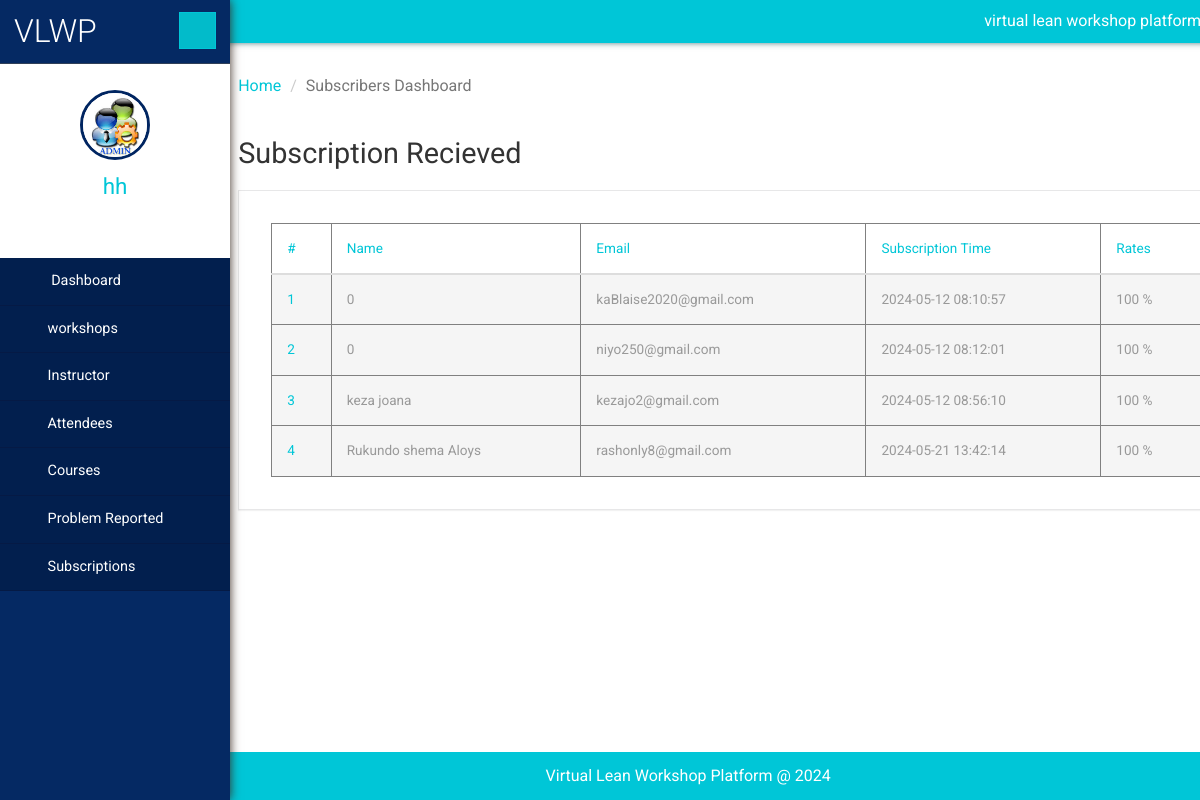
Page /admin/viewsubscriber.php (signed in) on the committed database.
### tables this page shows
CREATE TABLE `subscribe` (
  `id` int(11) NOT NULL,
  `name` varchar(50) DEFAULT NULL,
  `email` varchar(50) DEFAULT NULL,
  `password` varchar(20) DEFAULT NULL,
  `subscribe_at` timestamp NOT NULL DEFAULT current_timestamp() ON UPDATE current_timestamp()
);

CREATE TABLE `users` (
  `usr_id` int(11) NOT NULL,
  `email` varchar(100) NOT NULL,
  `userName` varchar(30) DEFAULT NULL,
  `password` varchar(255) DEFAULT NULL,
  `createdBy` varchar(30) NOT NULL,
  `created_at` timestamp NOT NULL DEFAULT current_timestamp(),
  `updated_at` timestamp NOT NULL DEFAULT current_timestamp() ON UPDATE current_timestamp()
);

### admin/viewsubscriber.php (the view, shortened to what this page needs)
<?php
include('includes/dbconnection.php');
    ?>
    <!DOCTYPE HTML>
    <html>
    <head>
        <link href="css/bootstrap.min.css" rel='stylesheet' type='text/css'/>
        <link href="css/style.css" rel='stylesheet' type='text/css'/>
        <link href="css/font-awesome.css" rel="stylesheet">
        <link rel="stylesheet" href="css/icon-font.min.css" type='text/css'/>
    </head>
    <body>
    <div class="page-container">
        <div class="left-content">
            <div class="inner-content">
                <?php include_once('includes/header.php'); ?>
                <div class="outter-wp">
                    <div class="sub-heard-part">
                        <ol class="breadcrumb m-b-0">
                            <li><a href="dashboard.php">Home</a></li>
                            <li class="active">Subscribers Dashboard</li>
                        </ol>
                    </div>
                    <div class="graph-visual tables-main">
                        <h3 class="inner-tittle two">Subscription Recieved </h3>
                        <div class="graph">
                            <div class="tables">
                                <table class="table" border="1">
                                    <thead>
                                    <tr>
                                        <th>#</th>
                                        <th> Name</th>
                                        <th>Email</th>
                                        <th>Subscription Time</th>
                                        <th>Rates</th>
                                    </tr>
                                    </thead>
                                    <tbody>
                                    <?php
                                    $sql = "SELECT * FROM subscribe";
                                    $result = $connection->query($sql);
                                    if ($result->num_rows > 0) {
                                        $cnt = 1;
                                        $cn=1; $cn= $cn*100;
                                        while ($row = $result->fetch_assoc()) {
                                            ?>
                                            <tr class="active">
                                                <th scope="row"><?php echo htmlentities(($cnt)); ?></th>
                                                <td><?php echo htmlentities($row['name']); ?></td>
                                                <td><?php echo htmlentities($row['email']); ?></td>
                                                <td><?php echo htmlentities($row['subscribe_at']); ?></td>
                                                <td> <?php echo htmlentities(($cn));?>&nbsp;%</td>
                                            </tr>
                                            <?php $cnt = $cnt + 1;
                                        }
                                    } else {
                                        echo "<tr><td colspan='7'>No records found</td></tr>";
                                    }
                                    ?>
                                    </tbody>
                                </table>
                            </div>
                        </div>
                    </div>
                </div>
                <?php include_once('includes/footer.php'); ?>
            </div>
        </div>
        <?php include_once('includes/sidebar.php'); ?>
    </div>
    </body>
    </html>

### admin/includes/sidebar.php (shortened to what this page needs)
<?php
include('includes/dbconnection.php');
    $user = $_SESSION['user'];
    $stmt = $connection->prepare("SELECT * FROM users WHERE usr_id = ?");
    $stmt->bind_param("s", $user);
    $stmt->execute();
    $result = $stmt->get_result();
    if ($result->num_rows > 0) {
        $row = $result->fetch_assoc();
    }else{
    header("index.php");
    }
?>
 <div class="sidebar-menu">
    <header class="logo">
        <a href="#" class="sidebar-icon"> <span class="fa fa-bars"></span> </a> <a href="dashboard.php"> <span id="logo"> <h1>VLWP</h1></span>
        </a>
    </header>
    <div class="down">
        <a href="dashboard.php"><img src="images/images.jpg" height="70" width="70"></a>
        <a href="dashboard.php"><span class=" name-caret"><?php echo $row['userName']; ?></span></a>
        <ul>
            <li><a class="tooltips" href="admin-profile.php"><span>Profile</span><i class="lnr lnr-user"></i></a></li>
            <li><a class="tooltips" href="change-password.php"><span>Settings</span><i class="lnr lnr-cog"></i></a></li>
            <li><a class="tooltips" href="logout.php"><span>Log out</span><i class="lnr lnr-power-switch"></i></a></li>
        </ul>
    </div>
    <div class="menu">
        <ul id="menu" >
            <li><a href="dashboard.php"><i class="fa fa-tachometer"></i> <span>Dashboard</span></a></li>
            <li id="menu-academico" ><a href="#"><i class="fa fa-user"></i><span>workshops</span> <span class="fa fa-angle-right" style="float: right"></span></a>
            </li>
            <li id="menu-academico" ><a href="#"><i class="fa fa-user"></i><span>Instructor</span> <span class="fa fa-angle-right" style="float: right"></span></a>
            </li>
            <li id="menu-academico" ><a href="#"><i class="fa fa-user"></i><span>Attendees</span> <span class="fa fa-angle-right" style="float: right"></span></a>
            </li>
            <li id="menu-academico" ><a href="#"><i class="fa fa-file-text-o"></i><span>Courses</span> <span class="fa fa-angle-right" style="float: right"></span></a>
            </li>
            <li id="menu-academico" ><a href="#"><i class="fa fa-file-text-o"></i><span>Problem Reported</span> <span class="fa fa-angle-right" style="float: right"></span></a>
            </li>
             <li id="menu-academico" ><a href="#"><i class="fa fa-file-text-o"></i><span>Subscriptions</span> <span class="fa fa-angle-right" style="float: right"></span></a>
    </div>
</div>

### rows in the picture
subscribe: name "0", email "kaBlaise2020@gmail.com", subscribe_at "2024-05-12 08:10:57"
subscribe: name "0", email "niyo250@gmail.com", subscribe_at "2024-05-12 08:12:01"
subscribe: name "keza joana", email "kezajo2@gmail.com", subscribe_at "2024-05-12 08:56:10"
subscribe: name "Rukundo shema Aloys", email "rashonly8@gmail.com", subscribe_at "2024-05-21 13:42:14"
users: userName "hh"
